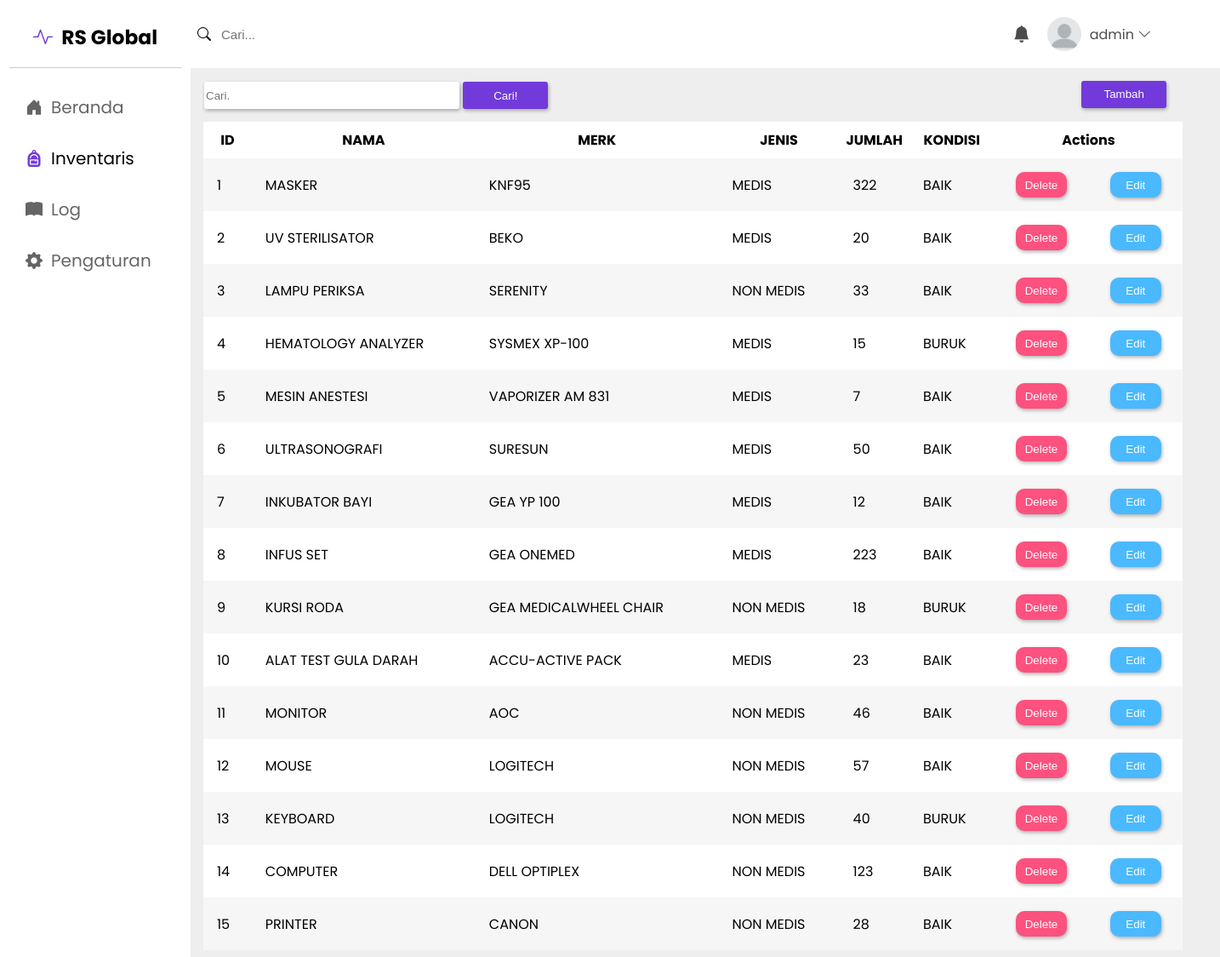
The app's page /inventaris.php (signed in) with its own data.
### tables this page shows
CREATE TABLE `barang` (
  `ID_BARANG` int(11) NOT NULL,
  `NAMA_BARANG` varchar(255) NOT NULL,
  `MERK_BARANG` varchar(255) NOT NULL,
  `JENIS_BARANG` varchar(255) NOT NULL,
  `JUMLAH` int(11) NOT NULL,
  `KONDISI` varchar(6) NOT NULL
);

### inventaris.php (the view, shortened to what this page needs)
<?php
include_once("koneksi.php");
?>
<!DOCTYPE html>
<html lang="en">
<head>
    <link rel="stylesheet" href="src/style.css">
    <link rel="stylesheet" href="https://cdn.jsdelivr.net/npm/bootstrap-icons@1.11.1/font/bootstrap-icons.css">
</head>
<body>
    <div class="navbar">
        <div class="container">
            <form action="post">
                <i class="bi bi-search"></i><input type="text" name="" id="" placeholder="Cari...">
            </form>
            <div class="social">
                <a href="#"><i class="bi bi-bell-fill" id="bell"></i></a>
                <img src="img/profile.jpg" alt="">
                <a href="#"><?php echo $_SESSION['name'] ;?> <i class="bi bi-chevron-down"></i></a>
            </div>
        </div>
    </div>
    <div class="sidebar">
        <div class="container">
            <span class="logo">
                <h3><i class="bi bi-activity"></i>RS Global</h3>
            </span>
            <div class="nav">
                <a href="index.php"><i class="bi bi-house-door-fill"></i> Beranda</a>
                <a href="inventaris.php" style="opacity: 1;"><i class="bi bi-backpack-fill" style="color: #713bdb;"></i>Inventaris</a>
                <a href="log.php"><i class="bi bi-book-fill"></i> Log</a>
                <a href="pengaturan.php"><i class="bi bi-gear-fill"></i> Pengaturan</a>
            </div>
        </div>
    </div>
    <div class="inventory">
        <div class="upper-con">
            <form action="" method="post" name="form">
                <input type="text" placeholder="Cari."name="keyword">
                <button type="submit" name="cari">Cari!</button>
            </form>
            <a href="tambah.php"><button>Tambah</button></a>
        </div>
        <div class="container">
            <table>
                <tr>
                    <th>ID</th>
                    <th>NAMA</th>
                    <th>MERK</th>
                    <th>JENIS</th>
                    <th>JUMLAH</th>
                    <th>KONDISI</th>
                    <th colspan="2">Actions</th>
                </tr>
                <?php
                if(isset($_POST['cari'])){
                    $cari = $_POST['keyword'];
                    $query = mysqli_query($koneksi, "SELECT * FROM barang WHERE NAMA_BARANG LIKE '$cari%'");
                }else{
                    $query = mysqli_query($koneksi, "SELECT * FROM barang");
                }
                ?>
                <?php
                while ($data = mysqli_fetch_array($query)) {
                    echo "<tr>";
                    echo "<td>" . $data['ID_BARANG'] . "</td>";
                    echo "<td>" . $data['NAMA_BARANG'] . "</td>";
                    echo "<td>" . $data['MERK_BARANG'] . "</td>";
                    echo "<td>" . $data['JENIS_BARANG'] . "</td>";
                    echo "<td>" . $data['JUMLAH'] . "</td>";
                    echo "<td>" . $data['KONDISI'] . "</td>";
                    echo "<td class='button'><a href='delete.php?ID=$data[ID_BARANG]'><button class='del'>Delete</button></a></td>";
                    echo "<td class='button'><a href='edit.php?ID=$data[ID_BARANG]'><button class='edit'>Edit</button></a></td>";
                }
                ?>
            </table>
        </div>
    </div>
</body>
</html>

### src/style.css (style rules this page uses)
* { box-sizing: border-box; }
body { font-family: "Poppins", sans-serif; width: 100%; height: 100vh; margin: 0; padding: 0; background-color: #eee; overflow: scroll; overflow-x: hidden; }
.container { margin: 7px; padding: 8px; }
.navbar { width: 100%; height: 80px; background-color: #fff; position: fixed; top: 0; display: flex; align-items: center; max-width: 100%; }
.navbar .container { width: 80%; margin-left: 14rem; display: flex; align-items: center; position: fixed; justify-content: space-between; }
.navbar .container img { height: 40px; width: 40px; border-radius: 50%; }
.navbar .container input[type="text"] { height: 60px; width: 500px; font-size: 15px; border: none; outline: none; }
#bell { font-size: 20px; }
.navbar a { color: black; opacity: 0.7; text-decoration: none; }
.navbar .container .social { display: flex; align-items: center; justify-content: center; gap: 10px; }
.sidebar { display: flex; justify-content: center; width: 14rem; background-color: white; height: 100%; position: fixed; font-size: 20px; margin: 0; padding: 0; top: 0; }
.sidebar .container { padding-top: 0; margin-top: 0; }
span.logo { display: flex; justify-content: center; border-bottom: 1px solid rgb(204, 204, 204); width: 90%; margin: 1% 5%; height: 78px; }
span.logo i { color: #713bdb; }
.sidebar .nav { display: flex; flex-direction: column; width: 100%; margin-top: 1rem; }
.sidebar .nav a { width: 14rem; height: 60px; text-decoration: none; color: black; opacity: 0.6; align-items: center; padding: 30px; display: flex; }
.sidebar i, form i, .navbar i { margin-right: 10px; }
.inventory { width: 100%; margin-left: 14rem; margin-top: 80px; }
.inventory .container { display: flex; align-items: center; }
.upper-con { display: flex; align-items: center; justify-content: space-between; width: 80%; }
.upper-con input[type="text"] { margin-left: 1rem; margin-top: 1rem; height: 2rem; width: 300px; border: none; outline: none; box-shadow: 1px 2px 4px rgba(0, 0, 0, 0.3); border-radius: 3px; }
.upper-con button { margin-top: 1em; height: 2rem; width: 100px; border: none; outline: none; box-shadow: 1px 2px 4px rgba(0, 0, 0, 0.3); border-radius: 3px; cursor: pointer; background-color: #723adb; color: white; }
.container table { background-color: white; width: 82%; border-collapse: collapse; box-shadow: rgba(0, 0, 0, 0.3); }
.container table tr { height: 2.7rem; }
.container table tr td { padding: 1em; }
.button { text-align: center; }
.container table tr:nth-child(even) { background-color: #f7f6f6; }
.del { background-color: #fd517f; border: none; color: white; height: 30px; width: 60px; border-radius: 10px; cursor: pointer; box-shadow: 1px 2px 4px rgba(0, 0, 0, 0.3); }
.edit { background-color: #4ab9ff; border: none; color: white; height: 30px; width: 60px; border-radius: 10px; cursor: pointer; box-shadow: 1px 2px 4px rgba(0, 0, 0, 0.3); }
body { -ms-overflow-style: none; scrollbar-width: none; }

### records on screen
barang: ID_BARANG "1", NAMA_BARANG "MASKER", MERK_BARANG "KNF95", JENIS_BARANG "MEDIS", JUMLAH "322", KONDISI "BAIK"
barang: ID_BARANG "2", NAMA_BARANG "UV STERILISATOR", MERK_BARANG "BEKO", JENIS_BARANG "MEDIS", JUMLAH "20", KONDISI "BAIK"
barang: ID_BARANG "3", NAMA_BARANG "LAMPU PERIKSA", MERK_BARANG "SERENITY", JENIS_BARANG "NON MEDIS", JUMLAH "33", KONDISI "BAIK"
barang: ID_BARANG "4", NAMA_BARANG "HEMATOLOGY ANALYZER", MERK_BARANG "SYSMEX XP-100", JENIS_BARANG "MEDIS", JUMLAH "15", KONDISI "BURUK"
barang: ID_BARANG "5", NAMA_BARANG "MESIN ANESTESI", MERK_BARANG "VAPORIZER AM 831", JENIS_BARANG "MEDIS", JUMLAH "7", KONDISI "BAIK"
barang: ID_BARANG "6", NAMA_BARANG "ULTRASONOGRAFI", MERK_BARANG "SURESUN", JENIS_BARANG "MEDIS", JUMLAH "50", KONDISI "BAIK"
barang: ID_BARANG "7", NAMA_BARANG "INKUBATOR BAYI", MERK_BARANG "GEA YP 100", JENIS_BARANG "MEDIS", JUMLAH "12", KONDISI "BAIK"
barang: ID_BARANG "8", NAMA_BARANG "INFUS SET", MERK_BARANG "GEA ONEMED", JENIS_BARANG "MEDIS", JUMLAH "223", KONDISI "BAIK"
barang: ID_BARANG "9", NAMA_BARANG "KURSI RODA", MERK_BARANG "GEA MEDICALWHEEL CHAIR", JENIS_BARANG "NON MEDIS", JUMLAH "18", KONDISI "BURUK"
barang: ID_BARANG "10", NAMA_BARANG "ALAT TEST GULA DARAH", MERK_BARANG "ACCU-ACTIVE PACK", JENIS_BARANG "MEDIS", JUMLAH "23", KONDISI "BAIK"
barang: ID_BARANG "11", NAMA_BARANG "MONITOR", MERK_BARANG "AOC", JENIS_BARANG "NON MEDIS", JUMLAH "46", KONDISI "BAIK"
barang: ID_BARANG "12", NAMA_BARANG "MOUSE", MERK_BARANG "LOGITECH", JENIS_BARANG "NON MEDIS", JUMLAH "57", KONDISI "BAIK"
barang: ID_BARANG "13", NAMA_BARANG "KEYBOARD", MERK_BARANG "LOGITECH", JENIS_BARANG "NON MEDIS", JUMLAH "40", KONDISI "BURUK"
barang: ID_BARANG "14", NAMA_BARANG "COMPUTER", MERK_BARANG "DELL OPTIPLEX", JENIS_BARANG "NON MEDIS", JUMLAH "123", KONDISI "BAIK"
barang: ID_BARANG "15", NAMA_BARANG "PRINTER", MERK_BARANG "CANON", JENIS_BARANG "NON MEDIS", JUMLAH "28", KONDISI "BAIK"

### other values on screen
$_SESSION['name'] "admin"
